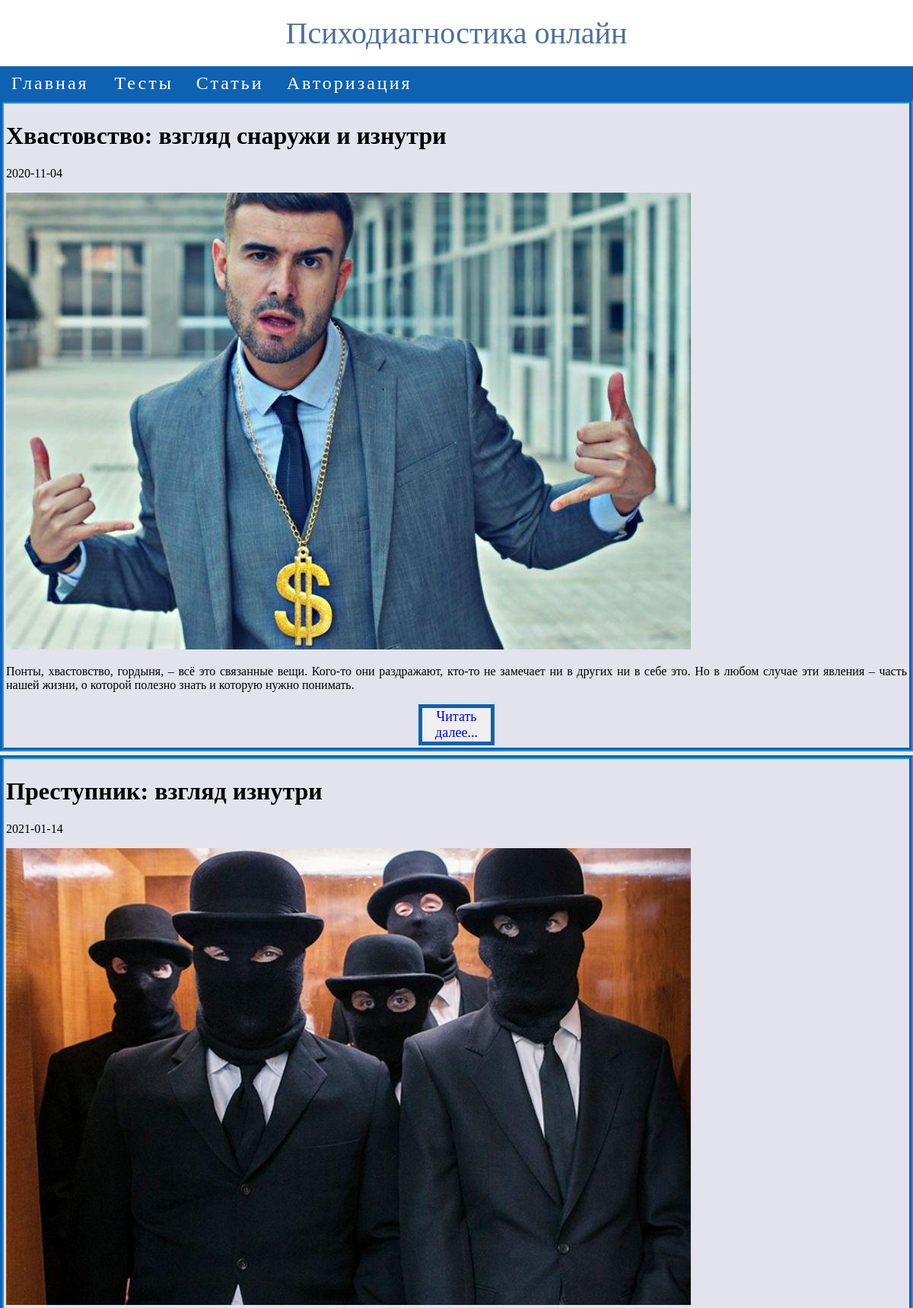
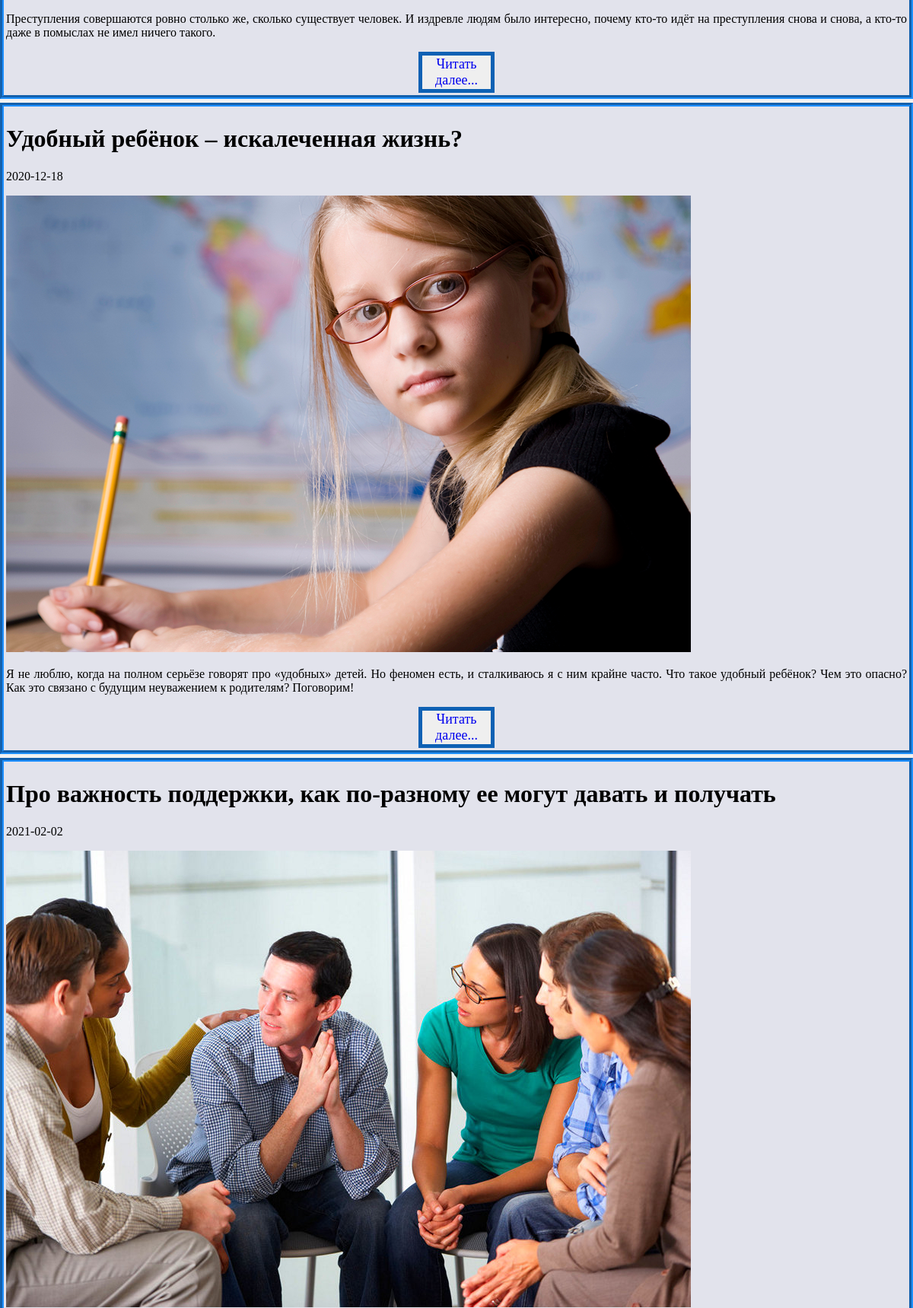
/?option=category&idcategory_article=5 (upper part), run on the app's committed database (2 pictures, top to bottom).
### tables this page shows
CREATE TABLE `article` (
  `idarticle` int(11) NOT NULL,
  `article_title` varchar(100) NOT NULL,
  `article_description` text NOT NULL,
  `article_text` text NOT NULL,
  `article_date` date NOT NULL,
  `article_image` varchar(100) NOT NULL,
  `idcategory_article` int(11) NOT NULL
);

### classes/category.php (the view, shortened to what this page needs)
<?php
class category extends Meta
{
    public function get_content()
    {
        if ($_GET['idcategory_article']) {
            $idcategory_article = (int)$_GET['idcategory_article'];
            if (!$idcategory_article) {
                echo 'Невозможно отобразить статью. Неправильные исходные данные';
            } else {
                $query = "SELECT idarticle, article_title, article_description, article_date, article_image FROM article
WHERE idcategory_article = '$idcategory_article'";
                $result = mysqli_query($this->db, $query);
                echo '<div id = "main">';
                for ($i = 0; $i < mysqli_num_rows($result); $i++) {
                    $row = mysqli_fetch_array($result, MYSQLI_ASSOC);
                    printf("<div class='block'>
<p>%s</p>
<p>%s</p>
<p><img src = '%s'>%s</p>
<button class='btn' id='btn'><a class='link' href = '?option=view_article&idarticle=%s'>Читать далее...</a></button>
</div>", $row['article_title'], $row['article_date'], $row['article_image'], $row['article_description'], $row['idarticle']);
                }
                echo '</div>
     </div>';
            }
        } else {
            echo 'Невозможно отобразить. Неправильные исходные данные';
        }
    }
}

### Style.css (style rules this page uses)
* { box-sizing: border-box; }
body { margin: 0; background: #f2f2f2; }
button.btn { color: #0b43dd; padding: auto; width: 100px; text-decoration: none; text-align: center; margin: auto; display: block; background-image: linear-gradient(to left, transparent, transparent 50%, #d7dfff 50%, #d7dfff); background-position: 100% 0; background-size: 200% 100%; transition: all .25s ease-in; font: 400 18px tahoma; border: 5px solid #0e61b4; }
a.link { text-decoration: none; }
.block { border: 5px groove #1E90FF; padding: 3px; margin-bottom: 5px; background-color: #e2e3ec; text-align: justify; }

### data on the page
article: article_title "Хвастовство: взгляд снаружи и изнутри", article_date "2020-11-04", article_image (picture), article_description "Понты, хвастовство, гордыня, – всё это связанные вещи. Кого-то они раздражают, кто-то не замечает ни в других ни в себе это. Но в любом случае эти явления – часть нашей жизни, о которой полезно знать и которую нужно понимать."
article: article_title "Преступник: взгляд изнутри", article_date "2021-01-14", article_image (picture), article_description "Преступления совершаются ровно столько же, сколько существует человек. И издревле людям было интересно, почему кто-то идёт на преступления снова и снова, а кто-то даже в помыслах не имел ничего такого."
article: article_title "Удобный ребёнок – искалеченная жизнь?", article_date "2020-12-18", article_image (picture), article_description "Я не люблю, когда на полном серьёзе говорят про «удобных» детей. Но феномен есть, и сталкиваюсь я с ним крайне часто. Что такое удобный ребёнок? Чем это опасно? Как это связано с будущим неуважением к родителям? Поговорим!"
article: article_title "Про важность поддержки, как по-разному ее могут давать и получать", article_date "2021-02-02", article_image (picture)
